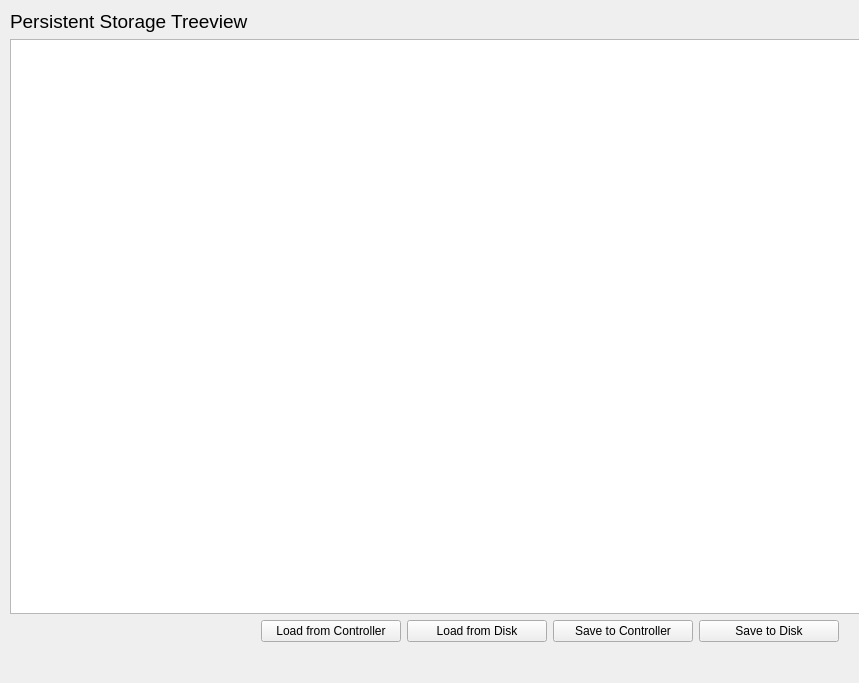
<?xml version="1.0" encoding="UTF-8"?>
<ui version="4.0">
 <class>PersistentStorageWidget</class>
 <widget class="QWidget" name="PersistentStorageWidget">
  <property name="geometry">
   <rect>
    <x>0</x>
    <y>0</y>
    <width>859</width>
    <height>683</height>
   </rect>
  </property>
  <property name="windowTitle">
   <string>Form</string>
  </property>
  <widget class="QWidget" name="verticalLayoutWidget">
   <property name="geometry">
    <rect>
     <x>10</x>
     <y>10</y>
     <width>872</width>
     <height>661</height>
    </rect>
   </property>
   <layout class="QVBoxLayout" name="MainVerticalLayout">
    <item>
     <widget class="QLabel" name="label">
      <property name="font">
       <font>
        <pointsize>14</pointsize>
       </font>
      </property>
      <property name="text">
       <string>Persistent Storage Treeview</string>
      </property>
     </widget>
    </item>
    <item>
     <widget class="QTreeView" name="PersistentStorageTreeView"/>
    </item>
    <item>
     <layout class="QHBoxLayout" name="HorizontalBtnsLayout">
      <property name="leftMargin">
       <number>251</number>
      </property>
      <property name="rightMargin">
       <number>43</number>
      </property>
      <property name="bottomMargin">
       <number>29</number>
      </property>
      <item>
       <widget class="QPushButton" name="LoadPersistentStorageFromRemoteBtn">
        <property name="text">
         <string>Load from Controller</string>
        </property>
       </widget>
      </item>
      <item>
       <widget class="QPushButton" name="LoadPersistentStorageFromLocalBtn">
        <property name="text">
         <string>Load from Disk</string>
        </property>
       </widget>
      </item>
      <item>
       <widget class="QPushButton" name="SavePersistentStorageToRemoteBtn">
        <property name="text">
         <string>Save to Controller</string>
        </property>
       </widget>
      </item>
      <item>
       <widget class="QPushButton" name="SavePersistentStorageToLocalBtn">
        <property name="text">
         <string>Save to Disk</string>
        </property>
       </widget>
      </item>
     </layout>
    </item>
   </layout>
  </widget>
 </widget>
 <resources/>
 <connections/>
</ui>
